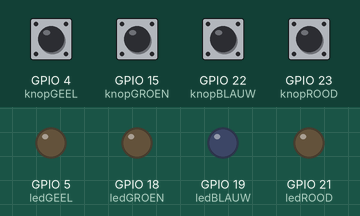
Bench run of a sketch on a simulated ESP32. Parts: output pins drawn as LEDs (lit = HIGH). The inputs (shaded band) are chosen by the test bench; at power-on: GPIO 4 (knopGEEL), GPIO 15 (knopGROEN), GPIO 22 (knopBLAUW), GPIO 23 (knopROOD) HIGH. WiFi joins after 1.5 s; servers stay silent unless stated; no MQTT or app messages arrive unless stated; what the sketch prints to the serial monitor is not drawn.

Above: at 2.7 s.
2.8 s: GPIO 4 (knopGEEL) pulled LOW for 0.25 s
At 3.8 s:
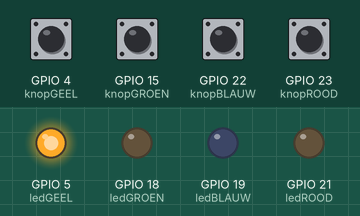
4.5 s: GPIO 15 (knopGROEN) pulled LOW for 0.25 s
At 5.7 s:
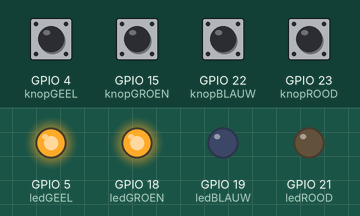
6.2 s: GPIO 22 (knopBLAUW) pulled LOW for 0.25 s
At 7.5 s:
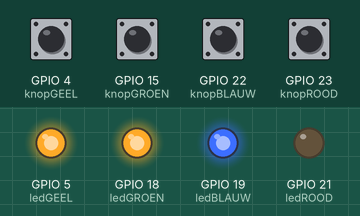
7.9 s: GPIO 23 (knopROOD) pulled LOW for 1 s
At 9.1 s:
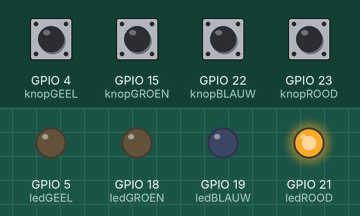
10.4 s: GPIO 4 (knopGEEL) pulled LOW for 1 s
At 11.6 s:
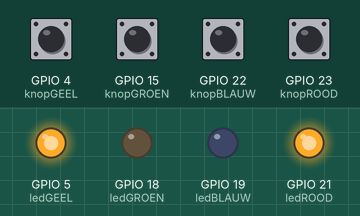
12.9 s: GPIO 15 (knopGROEN) pulled LOW for 1 s
At 13.5 s:
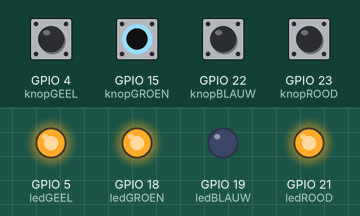
Timing chart, 0 to 15.9 s (numbered marks = the images above; inputs shaded):
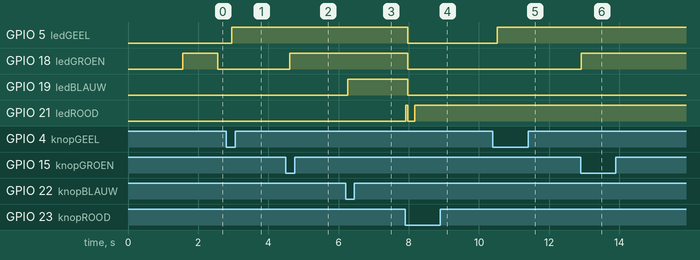

Measured:
- after the input at 2.8 s, GPIO 5 (ledGEEL): LOW → HIGH after 0.16 s
- after the input at 4.5 s, GPIO 18 (ledGROEN): LOW → HIGH after 0.11 s
- after the input at 6.2 s, GPIO 19 (ledBLAUW): LOW → HIGH after 0.07 s
- after the input at 7.9 s, GPIO 5 (ledGEEL), GPIO 18 (ledGROEN), GPIO 19 (ledBLAUW): HIGH → LOW after 0.07 s; GPIO 21 (ledROOD): LOW → HIGH at once, → LOW 0.05 s later, → HIGH 0.20 s later
- after the input at 10.4 s, GPIO 5 (ledGEEL): LOW → HIGH after 0.12 s
- after the input at 12.9 s, GPIO 18 (ledGROEN): LOW → HIGH at once

The sketch:

CODE_KNOPPEN.ino
```cpp
#include "WiFi.h"          //Bibliotheek nodig voor de wifi.
#include <PubSubClient.h>  //bibliotheek nodig voor MQTT.
// In de library manager moet PubSubClient geïnstalleerd zijn.
#define knopROOD 23
#define knopBLAUW 22
#define knopGROEN 15
#define knopGEEL 4

#define ledROOD 21
#define ledBLAUW 19
#define ledGROEN 18
#define ledGEEL 5

int knopArr[4] = {knopROOD, knopBLAUW, knopGROEN, knopGEEL};
int ledArr[4] = {ledROOD, ledBLAUW, ledGROEN, ledGEEL};
String kleurArr[4] = {"ROOD", "BLAUW", "GROEN", "GEEL"};
String strVolgorde = "";
int teller = 0;
//Declaratie van de methoden
void mqttConnect();
void initWiFi();
void initMQTTbroker();
//Vervang onderstaande wifi instellingen.
const char* ssid = "EscapeGame_Groep16";//SSID van het te gebruiken wifi-netwerk.
const char* paswoord = "EscapeGame_PASS";//Paswoord van het te gebruiken wifi-netwerk
WiFiClient WiFiClient1; //Een object wifiClient1 van de klasse wifiClient.

//Instellingen MQTT-broker
const char* mqttBroker = "10.42.0.1";// De te gebruiken MQTT-broker.
const char* mqttClientName = "Knoppen"; //Naam van de MQTT-client
const char* pubVolgorde = "EscapeGame/Volgorde"; //Naam van de topic waarop data verstuurd wordt (publish).
const char* mqttPwd = "EscapeGame";//Paswoord van de MQTT-broker.
const char* clientID = "EscapeGame_Knoppen";//Client id usernamen+0001
PubSubClient mqttClient1(WiFiClient1);
//****************** BEGIN mqttConnect methode ******************
void mqttConnect() {
  while (!mqttClient1.connected()) {
    Serial.print("Probeer te verbinden met MQTT-broker...");
    if (mqttClient1.connect(mqttClientName)) {
      Serial.println("Verbonden");
      digitalWrite(ledGROEN, HIGH);
      delay(1000);
      digitalWrite(ledGROEN, LOW);
      mqttClient1.publish("Hallo", mqttClientName);

    } else {
      Serial.print("Mislukt, rc=");
      Serial.print(mqttClient1.state());
      Serial.println(" Probeer opnieuw binnen 5 seconden");
      delay(5000);
    }
  }
}
//****************** EINDE mqttConnect methode ******************

//****************** BEGIN initWiFi methode ******************
void initWiFi() {
  WiFi.begin(ssid, paswoord);  // Verbinding maken met het draadloze netwerk
  // met het meegegeven SSID en paswoord.
  Serial.println("Verbindt met WiFi ..");
  while (WiFi.status() != WL_CONNECTED)  //Controle of er verbinding is.
  {
    Serial.print('.');  //Zolang er geen verbinding is print een puntje.
    delay(500);         // Een halve seconde wachten.
  }
  // Verbonden met wifi. De nodige info naar de serial monitor sturen.
  Serial.print("Verbonden met");
  Serial.println(ssid);
  Serial.print("Het gekregen IP-adres van het netwerk is: ");
  Serial.println(WiFi.localIP());  //Print het gekregen IP-adres.
  Serial.print("RSSI: ");
  Serial.println(WiFi.RSSI());         //Geef de signaalsterkte met het wifi netwerk.
  WiFi.setHostname("ESP32 Node Wout");  //Instellen van de hostname
  Serial.print("Het MAC-adres is: ");
  Serial.println(WiFi.macAddress());
}
//****************** EINDE initWiFi methode ******************
//****************** BEGIN initMQTTbroker methode ******************
void initMQTTbroker() {
  mqttClient1.setServer(mqttBroker, 1883);
}
//****************** EINDE initMQTTbroker methode ******************
//****************** BEGIN setup methode ******************
void setup() {
  Serial.begin(115200);  //Instellen serieële communicatie.
  initWiFi();            //Instellen van de wifi.
  initMQTTbroker();      //Instellen van de MQTT broker.
  pinMode(knopBLAUW, INPUT_PULLUP);
  pinMode(knopROOD, INPUT_PULLUP);
  pinMode(knopGROEN, INPUT_PULLUP);
  pinMode(knopGEEL, INPUT_PULLUP);
  pinMode(ledROOD, OUTPUT);
  pinMode(ledBLAUW, OUTPUT);
  pinMode(ledGROEN, OUTPUT);
  pinMode(ledGEEL, OUTPUT);
}
//****************** EINDE setup methode ******************
//****************** BEGIN loop methode ******************
void loop() {
  //Controle of de ESP32 nog verbonden is met de MQTT-broker.
  if (!mqttClient1.connected()) {
    mqttConnect();
  }
  //Dit moet reggelmatig worden aangeroepen om de client in staat te stellen
  // inkomende berichten te verwerken en de verbinding met de server te behouden.
  mqttClient1.loop();

    for (int i = 0; i < 4; i++) {
    if(digitalRead(knopArr[i]) == LOW) {
      if(digitalRead(ledArr[i]) == LOW) {
        digitalWrite(ledArr[i], HIGH);
        strVolgorde += kleurArr[i] + " ";
        teller++;
        Serial.println(strVolgorde);
      }
      delay(50);
    }
  }

  if(teller == 4) {
    mqttClient1.publish(pubVolgorde, strVolgorde.c_str());
    teller = 0;
    strVolgorde = "";
    digitalWrite(ledROOD, LOW);
    digitalWrite(ledBLAUW, LOW);
    digitalWrite(ledGROEN, LOW);
    digitalWrite(ledGEEL, LOW);
  }
  else if (teller > 4) {
    for (int i = 0; i < 4; i++) {
      digitalWrite(ledArr[i], LOW);
    }
  }
  delay(200);
}
//****************** EINDE loop methode ******************
```
